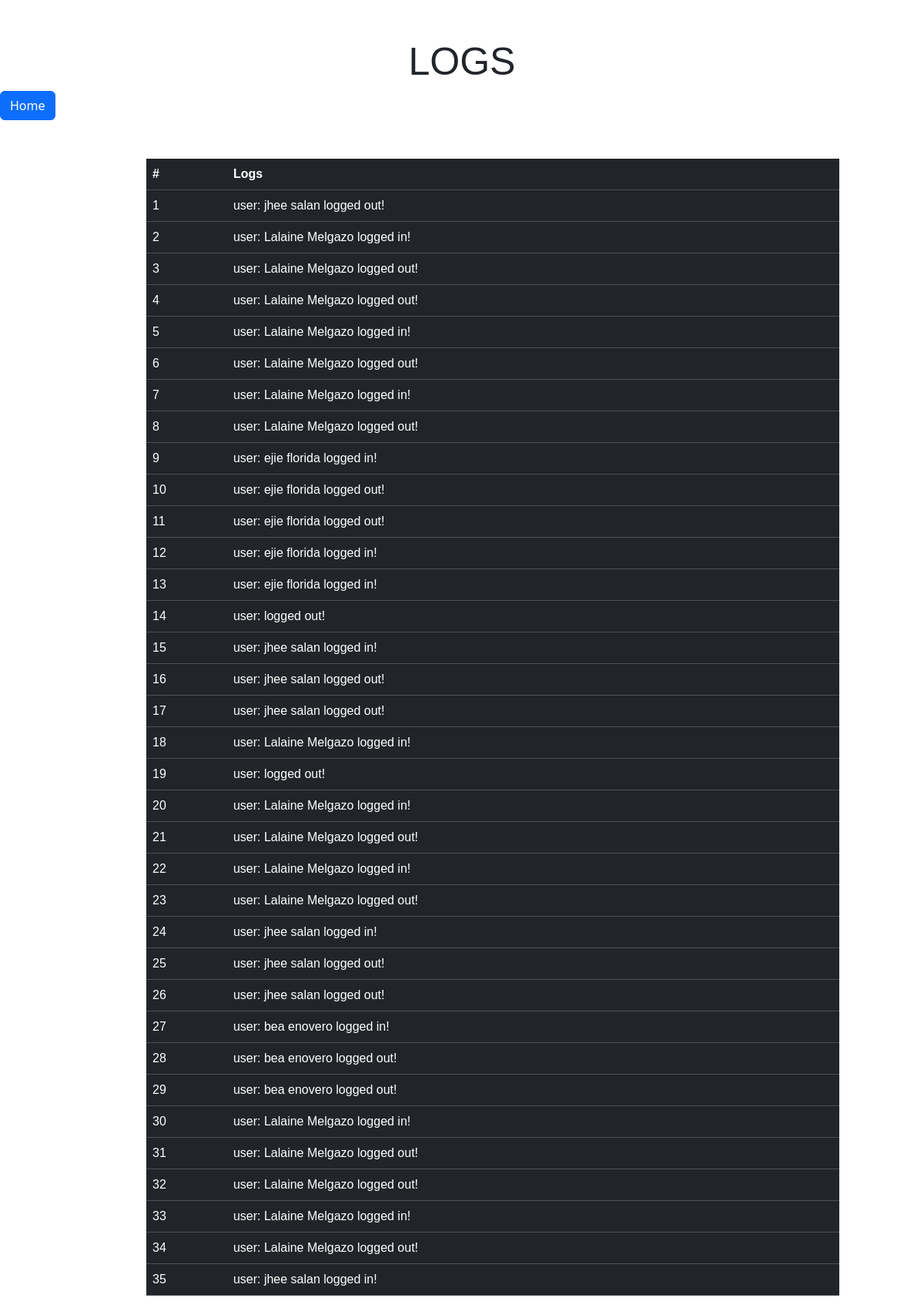
The app's page /Admin/logs/logs.php with its own data.
### tables this page shows
CREATE TABLE `logs` (
  `id` int(11) NOT NULL,
  `log_info` varchar(255) NOT NULL
);

### Admin/logs/logs.php (the view, shortened to what this page needs)
<!DOCTYPE html>
<html lang="en">
<head>
    <link rel="stylesheet" href="/Staff&Faculty/css/dashboard.css"/>
    <link href="https://cdn.jsdelivr.net/npm/bootstrap@5.3.2/dist/css/bootstrap.min.css" rel="stylesheet">
</head>
<body>
<h1 style = "display: flex; justify-content:center; font-size: 50px; margin-top: 50px;">LOGS</h1>
<table class="table table-dark" style = "width: 900px; margin-top: 50px; position:relative; left: 190px; ">
  <thead>
    <tr>
      <th scope="col">#</th>
      <th scope="col">Logs</th>
    </tr>
  </thead>
  <tbody>
  <?php
  include("connection.php");
    $sql = "SELECT * FROM logs";
    $result = mysqli_query($conn,$sql);
    while($test = mysqli_fetch_assoc($result)){
      echo'
            <tr>
            <td>'.$test['id'].'</td>
            <td>'.$test['log_info'].'</td>
          </tr>
      ';
    }
  ?>
  <a class="btn btn-primary" href="/Staff&Faculty/Admin/mainpage.php" role="button">Home</a>
</body>
</html>

### css/dashboard.css (style rules this page uses)
* { margin: 0; padding: 0; box-sizing: border-box; font-family: 'Comfortaa', sans-serif; }
:root { --orange: #2f66ff; --white:#fff; --grey:#f5f5f5; --black1:#222; --black2:#999 }
body { min-height: 100vh; overflow-x: hidden; }
tbody, td, tfoot, th, thead, tr { border-color: inherit; border-style: solid; padding: 7px; border-width: 0; }

### records on screen
logs: id "1", log_info "user: jhee salan logged out!"
logs: id "2", log_info "user: Lalaine Melgazo logged in!"
logs: id "3", log_info "user: Lalaine Melgazo logged out!"
logs: id "4", log_info "user: Lalaine Melgazo logged out!"
logs: id "5", log_info "user: Lalaine Melgazo logged in!"
logs: id "6", log_info "user: Lalaine Melgazo logged out!"
logs: id "7", log_info "user: Lalaine Melgazo logged in!"
logs: id "8", log_info "user: Lalaine Melgazo logged out!"
logs: id "9", log_info "user: ejie florida logged in!"
logs: id "10", log_info "user: ejie florida logged out!"
logs: id "11", log_info "user: ejie florida logged out!"
logs: id "12", log_info "user: ejie florida logged in!"
logs: id "13", log_info "user: ejie florida logged in!"
logs: id "14", log_info "user: logged out!"
logs: id "15", log_info "user: jhee salan logged in!"
logs: id "16", log_info "user: jhee salan logged out!"
logs: id "17", log_info "user: jhee salan logged out!"
logs: id "18", log_info "user: Lalaine Melgazo logged in!"
logs: id "19", log_info "user: logged out!"
logs: id "20", log_info "user: Lalaine Melgazo logged in!"
logs: id "21", log_info "user: Lalaine Melgazo logged out!"
logs: id "22", log_info "user: Lalaine Melgazo logged in!"
logs: id "23", log_info "user: Lalaine Melgazo logged out!"
logs: id "24", log_info "user: jhee salan logged in!"
logs: id "25", log_info "user: jhee salan logged out!"
logs: id "26", log_info "user: jhee salan logged out!"
logs: id "27", log_info "user: bea enovero logged in!"
logs: id "28", log_info "user: bea enovero logged out!"
logs: id "29", log_info "user: bea enovero logged out!"
logs: id "30", log_info "user: Lalaine Melgazo logged in!"
logs: id "31", log_info "user: Lalaine Melgazo logged out!"
logs: id "32", log_info "user: Lalaine Melgazo logged out!"
logs: id "33", log_info "user: Lalaine Melgazo logged in!"
logs: id "34", log_info "user: Lalaine Melgazo logged out!"
logs: id "35", log_info "user: jhee salan logged in!"
